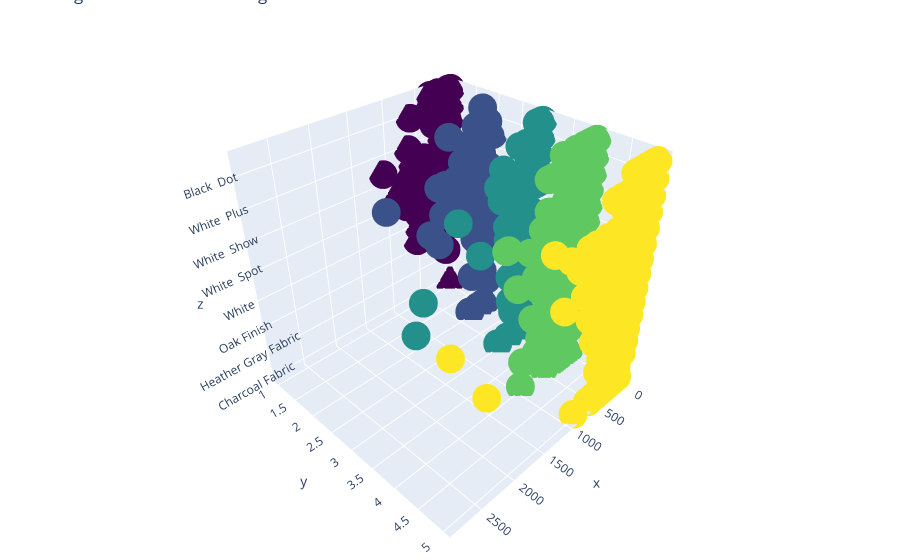

The code cell stored with this chart in its notebook:
### Markdown cell above
**Ratings vs Length vs Variation**

### Code cell
trace = go.Scatter3d(
    x = data['length'],
    y = data['rating'],
    z = data['variation'],
    name = 'Amazon Alexa',
    mode='markers',
    marker=dict(
        size=10,
        color = data['rating'],
        colorscale = 'viridis',))

df = [trace]
layout = go.Layout(
    title = 'Length vs Variation vs Ratings',
    margin=dict(
        l=0,
        r=0,
        b=0,
        t=0))

fig = go.Figure(data = df, layout = layout)
iplot(fig)

### Figure 1 — Plotly figure (JSON) as saved in the notebook; plotly's stock layout.template omitted (floating-point values rounded to 4 significant figures; data arrays with more than 128 entries replaced by an {"elided": "..."} marker saying what was removed)
{"data": [{"marker": {"color": {"elided": "3150 int values"}, "colorscale": [[0, "#440154"], [0.1111, "#482878"], [0.2222, "#3e4989"], [0.3333, "#31688e"], [0.4444, "#26828e"], [0.5556, "#1f9e89"], [0.6667, "#35b779"], [0.7778, "#6ece58"], [0.8889, "#b5de2b"], [1, "#fde725"]], "size": 10}, "mode": "markers", "name": "Amazon Alexa", "type": "scatter3d", "x": {"elided": "3150 int values"}, "y": {"elided": "3150 int values"}, "z": {"elided": "3150 str values"}}], "layout": {"autosize": true, "margin": {"b": 0, "l": 0, "r": 0, "t": 0}, "scene": {"aspectmode": "auto", "aspectratio": {"x": 1, "y": 1, "z": 1}, "camera": {"center": {"x": 0, "y": 0, "z": 0}, "eye": {"x": 1.405, "y": 1.405, "z": 1.405}, "projection": {"type": "perspective"}, "up": {"x": 0, "y": 0, "z": 1}}}, "title": {"text": "Length vs Variation vs Ratings"}}}
